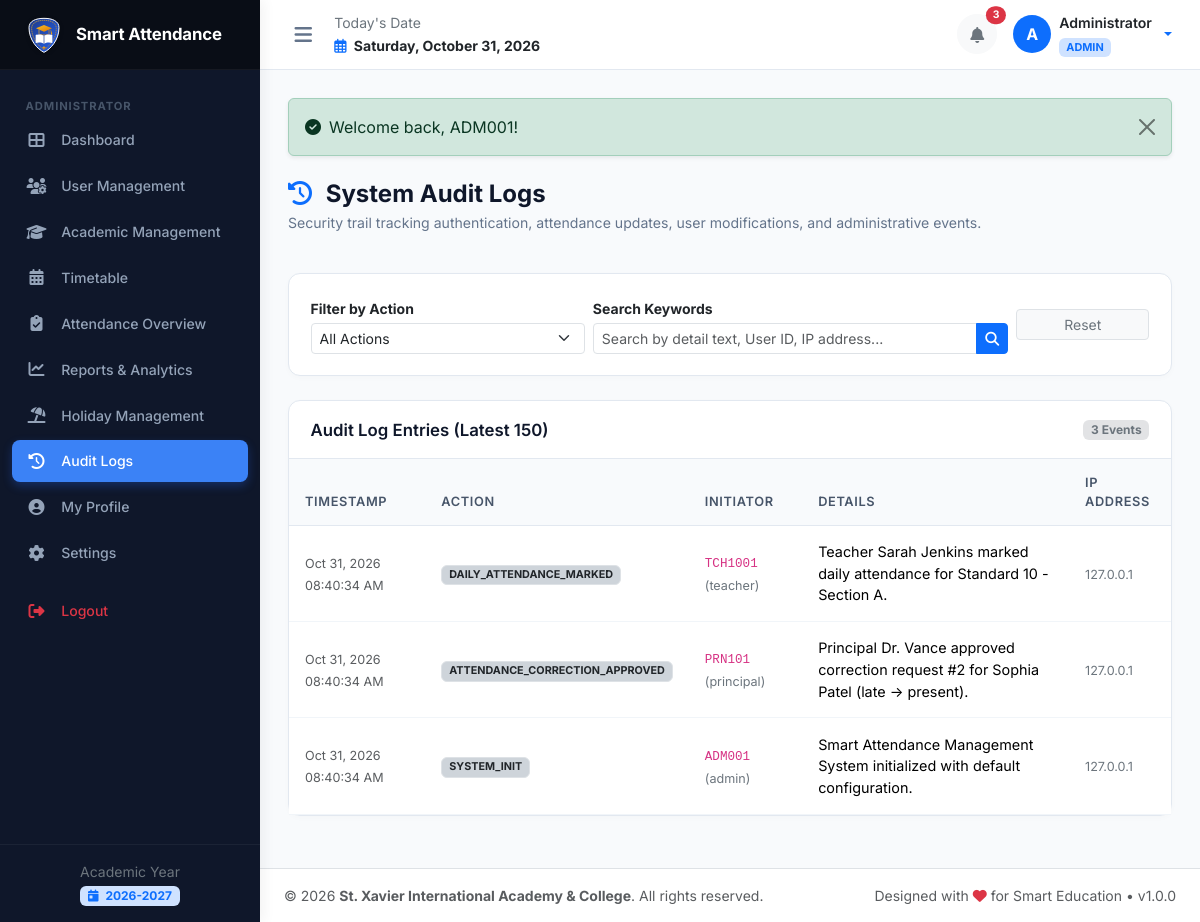
/admin/audit_logs.php (signed in), run on the app's committed database.
### tables this page shows
CREATE TABLE `academic_years` (
  `id` INT AUTO_INCREMENT PRIMARY KEY,
  `name` VARCHAR(50) NOT NULL UNIQUE,
  `start_date` DATE NOT NULL,
  `end_date` DATE NOT NULL,
  `is_current` TINYINT(1) NOT NULL DEFAULT 0,
  `status` ENUM('active', 'archived') NOT NULL DEFAULT 'active',
  `created_at` TIMESTAMP DEFAULT CURRENT_TIMESTAMP
);

CREATE TABLE `users` (
  `id` INT AUTO_INCREMENT PRIMARY KEY,
  `user_id` VARCHAR(50) NOT NULL UNIQUE,
  `password_hash` VARCHAR(255) NOT NULL,
  `role` ENUM('admin', 'principal', 'teacher', 'student') NOT NULL,
  `status` ENUM('active', 'inactive') NOT NULL DEFAULT 'active',
  `remember_token` VARCHAR(100) NULL,
  `last_login` DATETIME NULL,
  `created_at` TIMESTAMP DEFAULT CURRENT_TIMESTAMP,
  `updated_at` TIMESTAMP DEFAULT CURRENT_TIMESTAMP ON UPDATE CURRENT_TIMESTAMP,
  INDEX `idx_role_status` (`role`, `status`)
);

CREATE TABLE `audit_logs` (
  `id` INT AUTO_INCREMENT PRIMARY KEY,
  `user_id` INT NULL,
  `action` VARCHAR(100) NOT NULL,
  `details` TEXT NOT NULL,
  `ip_address` VARCHAR(45) NULL,
  `created_at` TIMESTAMP DEFAULT CURRENT_TIMESTAMP,
  FOREIGN KEY (`user_id`) REFERENCES `users`(`id`) ON DELETE SET NULL
);

### includes/auth.php (called while the page is built, shortened)
<?php
require_once __DIR__ . '/functions.php';
function current_user(): ?array {
    return $_SESSION['user'] ?? null;
}
function current_role(): ?string {
    return $_SESSION['user']['role'] ?? null;
}

### admin/audit_logs.php (the view, shortened to what this page needs)
<?php
require_once __DIR__ . '/../includes/functions.php';
require_once __DIR__ . '/../includes/auth.php';
$pdo = get_db_connection();
$search = trim($_GET['search'] ?? '');
$where = ["1=1"];
$params = [];
$whereClause = implode(' AND ', $where);
$query = "SELECT a.*, u.user_id, u.role
          FROM audit_logs a
          LEFT JOIN users u ON a.user_id = u.id
          WHERE {$whereClause}
          ORDER BY a.id DESC LIMIT 150";
$stmt = $pdo->prepare($query);
$stmt->execute($params);
$logs = $stmt->fetchAll();
require_once __DIR__ . '/../includes/header.php';
require_once __DIR__ . '/../includes/sidebar.php';
require_once __DIR__ . '/../includes/navbar.php';
?>
<div class="page-header">
  <div>
    <h1 class="page-title"><i class="fas fa-history me-2 text-primary"></i> System Audit Logs</h1>
    <p class="page-subtitle">Security trail tracking authentication, attendance updates, user modifications, and administrative events.</p>
  </div>
</div>
<div class="card card-custom mb-4">
  <div class="card-body">
    <form method="GET" action="" class="row g-2 align-items-center">
      <div class="col-md-4">
        <label class="form-label small fw-bold mb-1">Filter by Action</label>
        <select name="action" class="form-select form-select-sm" onchange="this.form.submit()">
          <option value="">All Actions</option>
        </select>
      </div>
      <div class="col-md-6">
        <label class="form-label small fw-bold mb-1">Search Keywords</label>
        <div class="input-group input-group-sm">
          <input type="text" name="search" class="form-control" placeholder="Search by detail text, User ID, IP address..." value="<?= e($search) ?>">
          <button type="submit" class="btn btn-primary"><i class="fas fa-search"></i></button>
        </div>
      </div>
      <div class="col-md-2 d-flex align-items-end">
        <a href="<?= BASE_URL ?>/admin/audit_logs.php" class="btn btn-light btn-sm w-100 border text-secondary">Reset</a>
      </div>
    </form>
  </div>
</div>
<div class="card card-custom">
  <div class="card-header d-flex justify-content-between align-items-center">
    <h5 class="card-title">Audit Log Entries (Latest 150)</h5>
    <span class="badge bg-secondary-subtle text-secondary"><?= count($logs) ?> Events</span>
  </div>
  <div class="card-body p-0">
    <div class="table-responsive">
      <table class="table table-custom table-hover align-middle mb-0">
        <thead>
          <tr>
            <th>Timestamp</th>
            <th>Action</th>
            <th>Initiator</th>
            <th>Details</th>
            <th>IP Address</th>
          </tr>
        </thead>
        <tbody>
          <?php if (!empty($logs)): ?>
            <?php foreach ($logs as $l): ?>
              <tr>
                <td><small class="text-muted"><?= format_date($l['created_at'], 'M d, Y h:i:s A') ?></small></td>
                <td><span class="badge bg-dark-subtle text-dark border"><?= e($l['action']) ?></span></td>
                <td>
                  <?php if (!empty($l['user_id'])): ?>
                    <code><?= e($l['user_id']) ?></code>
                    <small class="text-secondary">(<?= e($l['role']) ?>)</small>
                  <?php else: ?>
                    <span class="text-muted small">System / Guest</span>
                  <?php endif; ?>
                </td>
                <td><?= e($l['details']) ?></td>
                <td><small class="text-secondary"><?= e($l['ip_address'] ?? '127.0.0.1') ?></small></td>
              </tr>
            <?php endforeach; ?>
          <?php else: ?>
            <tr><td colspan="5" class="text-center py-4 text-muted">No audit logs found matching criteria.</td></tr>
          <?php endif; ?>
        </tbody>
      </table>
    </div>
  </div>
</div>
<?php require_once __DIR__ . '/../includes/footer.php'; ?>

### includes/sidebar.php (shortened to what this page needs)
<?php
$role = current_role() ?? 'student';
$currentScript = basename($_SERVER['PHP_SELF']);
?>
<aside class="app-sidebar" id="appSidebar">
  <div class="sidebar-brand">
    <img src="<?= BASE_URL ?>/assets/img/logo.svg" alt="Logo">
    <div class="brand-title">Smart Attendance</div>
  </div>
  <ul class="sidebar-menu">
    <?php if ($role === 'admin'): ?>
      <li class="menu-header">Administrator</li>
      <li class="nav-item">
        <a class="nav-link <?= ($currentScript === 'index.php') ? 'active' : '' ?>" href="<?= BASE_URL ?>/admin/index.php">
          <i class="fas fa-th-large"></i> <span>Dashboard</span>
        </a>
      </li>
      <li class="nav-item">
        <a class="nav-link <?= in_array($currentScript, ['users.php', 'user_add.php', 'user_edit.php']) ? 'active' : '' ?>" href="<?= BASE_URL ?>/admin/users.php">
          <i class="fas fa-users-cog"></i> <span>User Management</span>
        </a>
      </li>
      <li class="nav-item">
        <a class="nav-link <?= ($currentScript === 'academics.php') ? 'active' : '' ?>" href="<?= BASE_URL ?>/admin/academics.php">
          <i class="fas fa-graduation-cap"></i> <span>Academic Management</span>
        </a>
      </li>
      <li class="nav-item">
        <a class="nav-link <?= ($currentScript === 'timetable.php') ? 'active' : '' ?>" href="<?= BASE_URL ?>/admin/timetable.php">
          <i class="fas fa-calendar-alt"></i> <span>Timetable</span>
        </a>
      </li>
      <li class="nav-item">
        <a class="nav-link <?= ($currentScript === 'attendance.php') ? 'active' : '' ?>" href="<?= BASE_URL ?>/admin/attendance.php">
          <i class="fas fa-clipboard-check"></i> <span>Attendance Overview</span>
        </a>
      </li>
      <li class="nav-item">
        <a class="nav-link <?= ($currentScript === 'reports.php') ? 'active' : '' ?>" href="<?= BASE_URL ?>/admin/reports.php">
          <i class="fas fa-chart-line"></i> <span>Reports & Analytics</span>
        </a>
      </li>
      <li class="nav-item">
        <a class="nav-link <?= ($currentScript === 'holidays.php') ? 'active' : '' ?>" href="<?= BASE_URL ?>/admin/holidays.php">
          <i class="fas fa-umbrella-beach"></i> <span>Holiday Management</span>
        </a>
      </li>
      <li class="nav-item">
        <a class="nav-link <?= ($currentScript === 'audit_logs.php') ? 'active' : '' ?>" href="<?= BASE_URL ?>/admin/audit_logs.php">
          <i class="fas fa-history"></i> <span>Audit Logs</span>
        </a>
      </li>
      <li class="nav-item">
        <a class="nav-link <?= ($currentScript === 'profile.php') ? 'active' : '' ?>" href="<?= BASE_URL ?>/admin/profile.php">
          <i class="fas fa-user-circle"></i> <span>My Profile</span>
        </a>
      </li>
      <li class="nav-item">
        <a class="nav-link <?= ($currentScript === 'settings.php') ? 'active' : '' ?>" href="<?= BASE_URL ?>/admin/settings.php">
          <i class="fas fa-cog"></i> <span>Settings</span>
        </a>
      </li>
    <?php endif; ?>
    <li class="nav-item mt-3">
      <a class="nav-link text-danger" href="<?= BASE_URL ?>/logout.php">
        <i class="fas fa-sign-out-alt"></i> <span>Logout</span>
      </a>
    </li>
  </ul>
  <div class="sidebar-footer text-center">
    <small class="text-secondary d-block">Academic Year</small>
    <span class="badge bg-primary-subtle text-primary mt-1">
      <i class="fas fa-calendar-day me-1"></i> <?= e(get_active_academic_year()['name'] ?? '2026-2027') ?>
    </span>
  </div>
</aside>

### includes/navbar.php (shortened to what this page needs)
<?php
$user = current_user();
$pdo = get_db_connection();
$role = current_role() ?? 'student';
$targetCondition = match ($role) {
    'teacher' => "target_role IN ('all', 'teacher')",
    'student' => "target_role IN ('all', 'student')",
    default => "1=1"
};
$announcementsStmt = $pdo->query("SELECT id, title, created_at FROM announcements WHERE is_active = 1 AND $targetCondition ORDER BY id DESC LIMIT 5");
$recentAnnouncements = $announcementsStmt->fetchAll();
$unreadCount = count($recentAnnouncements);
?>
<div class="app-main">
  <header class="app-navbar no-print">
    <div class="d-flex align-items-center gap-3">
      <button class="navbar-toggle-btn" id="sidebarToggleBtn" type="button" aria-label="Toggle navigation">
        <i class="fas fa-bars"></i>
      </button>
      <div class="d-none d-md-block">
        <span class="text-secondary small d-block">Today's Date</span>
        <strong class="text-dark small"><i class="far fa-calendar-alt me-1 text-primary"></i> <?= date('l, F j, Y') ?></strong>
      </div>
    </div>
    <div class="d-flex align-items-center gap-3">
      <div class="dropdown">
        <button class="btn btn-light position-relative rounded-circle p-2" type="button" data-bs-toggle="dropdown" aria-expanded="false" style="width: 40px; height: 40px;">
          <i class="fas fa-bell text-secondary"></i>
          <?php if ($unreadCount > 0): ?>
            <span class="position-absolute top-0 start-100 translate-middle badge rounded-pill bg-danger" style="font-size: 0.65rem;">
              <?= $unreadCount ?>
            </span>
          <?php endif; ?>
        </button>
      </div>
      <div class="dropdown">
        <a href="#" class="d-flex align-items-center gap-2 text-decoration-none dropdown-toggle user-profile-menu" data-bs-toggle="dropdown" aria-expanded="false">
          <?php if (!empty($user['photo'])): ?>
            <img src="<?= BASE_URL ?>/<?= e($user['photo']) ?>" alt="Avatar">
          <?php else: ?>
            <div class="bg-primary text-white rounded-circle d-flex align-items-center justify-content-center fw-bold" style="width: 38px; height: 38px;">
              <?= strtoupper(substr($user['full_name'] ?? 'U', 0, 1)) ?>
            </div>
          <?php endif; ?>
          <div class="d-none d-sm-block text-start">
            <div class="fw-semibold text-dark text-truncate" style="max-width: 140px; font-size: 0.88rem;"><?= e($user['full_name'] ?? 'User') ?></div>
            <span class="badge bg-primary-subtle text-primary text-uppercase" style="font-size: 0.68rem;"><?= e($user['role'] ?? 'guest') ?></span>
          </div>
        </a>
      </div>
    </div>
  </header>
  <main class="app-content">
    <?= render_flash_messages() ?>

### data on the page
academic_years: name "2026-2027"
users: role "ADMIN"
audit_logs: created_at "Oct 31, 2026 08:40:34 AM", action "DAILY_ATTENDANCE_MARKED", user.user_id "TCH1001", user.role "teacher", details "Teacher Sarah Jenkins marked daily attendance for Standard 10 - Section A.", ip_address "127.0.0.1"
audit_logs: created_at "Oct 31, 2026 08:40:34 AM", action "ATTENDANCE_CORRECTION_APPROVED", user.user_id "PRN101", user.role "principal", details "Principal Dr. Vance approved correction request #2 for Sophia Patel (late -> present).", ip_address "127.0.0.1"
audit_logs: created_at "Oct 31, 2026 08:40:34 AM", action "SYSTEM_INIT", user.user_id "ADM001", user.role "admin", details "Smart Attendance Management System initialized with default configuration.", ip_address "127.0.0.1"

### other printed values
$unreadCount "3"
substr($user['full_name'] ?? 'U', 0, 1) "A"
$user['full_name'] "Administrator"
$msg['message'] "Welcome back, ADM001!"
count($logs) "3"
$schoolName "St. Xavier International Academy & College"
APP_VERSION "1.0.0"
